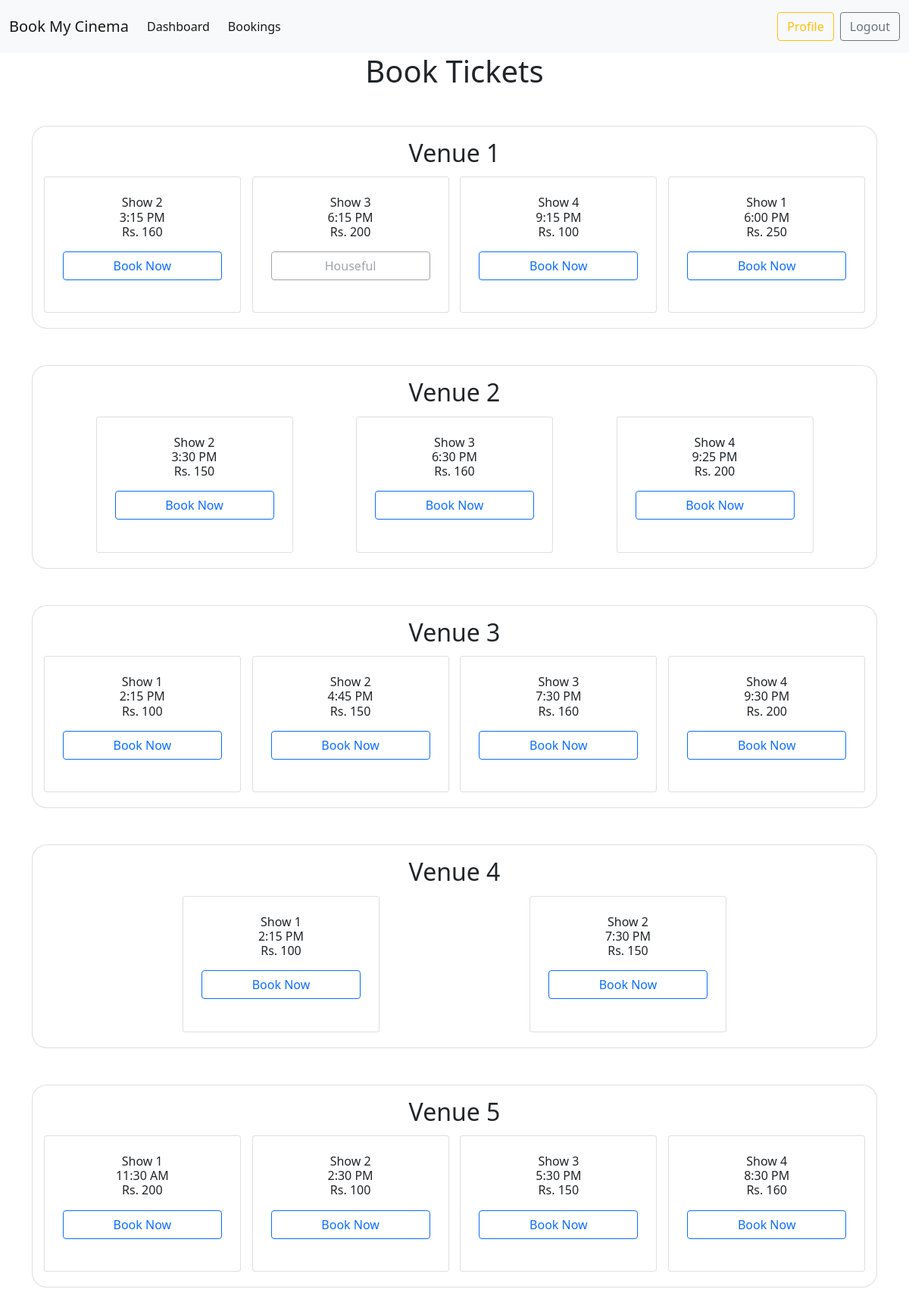
Screenshot of /dashboard/ (signed in) with the database file from the repository.
### BMC/models.py (models this page shows, shortened)
class Venue(db.Model):
    id = db.Column(db.Integer, primary_key = True)
    name = db.Column(db.String(100), nullable = False)
    place = db.Column(db.String(100), nullable = False)
    location = db.Column(db.String(100), nullable = False)
    capacity = db.Column(db.Integer, nullable = False)
    def data(self):
        return {
            'id': self.id,
            'name': self.name,
            'place': self.place,
            'location': self.location,
            'capacity': self.capacity
        }

class Show(db.Model):
    id = db.Column(db.Integer, primary_key = True)
    venue_id = db.Column(db.Integer, db.ForeignKey('venue.id'), primary_key = True)
    rating = db.Column(db.Float, nullable = False)
    title = db.Column(db.String(100), nullable = False)
    time = db.Column(db.String(100), nullable = False)
    tags = db.Column(db.String(100), nullable = False)
    price = db.Column(db.Integer, nullable = False)
    tickets = db.Column(db.Integer, nullable = False)
    def data(self):
        return {
            'id': self.id,
            'venue_id': self.venue_id,
            'rating': self.rating,
            'title': self.title,
            'time': self.time,
            'tags': self.tags,
            'price': self.price,
            'tickets': self.tickets
        }

### BMC/routes.py (the view)
@app.route("/dashboard/")
@login_required
def dashboard():
    if app.config.get("ADMIN") == True:
        flash("Admin cannot access as an user", "warning")
        return redirect(url_for("admin"))
    return render_template("user_dashboard.html",user = current_user, venues = Venue.query.all(), shows = Show.query.all(), dumps = dumps)

### BMC/models.py (called while the page is built)
@login_manager.user_loader
def load_user(user_id):
    return User.query.get(int(user_id))

### BMC/templates/user_dashboard.html (shortened to what this page needs)
{% extends "user_base.html" %}
{%block content%}
    <div class="h1 text-center"> Book Tickets </div>
    {% for venue in venues %}
        <div class="card w-100 h-100 mx-auto my-5" style="height: 180px; border-radius: 20px;">
            <div class="card-body p-3">
                <div class="row">
                    <h2 class="col-sm-12 card-title text-center">{{venue.name}}</h2>
                </div>
                <div class="justify-content-evenly ">
                  <div class="row justify-content-evenly">
                    {% for show in shows %}
                      {% if show.venue_id == venue.id %}
                        <div class="col-sm-3 card h6 p-4 text-center m-sm-1" style="height: 180px;width: 260px;">
                          <span> {{show.title}} </span>
                          <span> {{show.time}} </span>
                          <span> Rs. {{show.price}} </span>
                          {% if show.tickets == 0 %}
                            <a role="button" class="btn btn-outline-secondary mt-3 disabled">Houseful</a>
                          {% else %}
                            <a type="button" id="modal-open" class="btn btn-outline-primary mt-3" data-bs-toggle="modal" data-bs-target="#bookingmodal" data-show="{{dumps(show.data())}}" data-venue="{{dumps(venue.data())}}" data-user="{{user.id}}">Book Now</a>
                          {% endif %}
                        </div>
                      {% endif %}
                    {% endfor %}
                  </div>
                </div>
            </div>
        </div>
    {% endfor %}
{% endblock %}

### BMC/templates/user_base.html (shortened to what this page needs)
<!DOCTYPE html>
<html>
<head>
    <link href="https://cdn.jsdelivr.net/npm/bootstrap@5.0.2/dist/css/bootstrap.min.css" rel="stylesheet">
    <link rel="stylesheet" href="https://maxcdn.bootstrapcdn.com/font-awesome/4.7.0/css/font-awesome.min.css">
</head>
<body>
      <nav class="navbar navbar-expand-lg navbar-light bg-light sticky-top">
          <div class="container-fluid">
            <a class="navbar-brand" href="#">Book My Cinema</a>
            <div class="collapse navbar-collapse" id="navbarNavDropdown">
              <ul class="navbar-nav me-auto">
                <li class="nav-item me-2">
                  <a class="nav-link active" aria-current="page" href="{{url_for('dashboard')}}">Dashboard</a>
                </li>
                <li class="nav-item">
                  <a class="nav-link active" href="{{url_for('bookings')}}">Bookings</a>
                </li>
              </ul>
              <form class="d-flex">
                <ul class="navbar-nav d-flex">
                  {% if current_user.is_authenticated %}
                    <li><a class="btn btn-outline-warning me-2 my-2" href="{{url_for('profile')}}">Profile</a></li>
                    <li><a class="btn btn-outline-secondary my-2" href="{{url_for('logout')}}">Logout</a></li>
                  {% else %}
                    <li><a class="btn btn-outline-dark me-lg-5" href="{{url_for('admin_login')}}">Admin Login</a></li>
                    <li><a class="btn btn-outline-success me-2" href="{{url_for('login')}}">Login</a></li>
                    <li><a class="btn btn-outline-secondary" href="{{url_for('register')}}">Register</a></li>
                  {% endif %}
                </ul>
              </form>
            </div>
          </div>
        </nav>
    <div class="col container-lg">
      {% block content %} {% endblock %}
</body>
</html>

### rows the page displays
Venue: name "Venue 1"
Show: title "Show 2", time "3:15 PM", price "160"
Show: title "Show 3", time "6:15 PM", price "200", tickets "Houseful"
Show: title "Show 4", time "9:15 PM", price "100"
Show: title "Show 1", time "6:00 PM", price "250"
Venue: name "Venue 2"
Show: title "Show 2", time "3:30 PM", price "150"
Show: title "Show 3", time "6:30 PM", price "160"
Show: title "Show 4", time "9:25 PM", price "200"
Venue: name "Venue 3"
Show: title "Show 1", time "2:15 PM", price "100"
Show: title "Show 2", time "4:45 PM", price "150"
Show: title "Show 3", time "7:30 PM", price "160"
Show: title "Show 4", time "9:30 PM", price "200"
Venue: name "Venue 4"
Show: title "Show 1", time "2:15 PM", price "100"
Show: title "Show 2", time "7:30 PM", price "150"
Venue: name "Venue 5"
Show: title "Show 1", time "11:30 AM", price "200"
Show: title "Show 2", time "2:30 PM", price "100"
Show: title "Show 3", time "5:30 PM", price "150"
Show: title "Show 4", time "8:30 PM", price "160"
